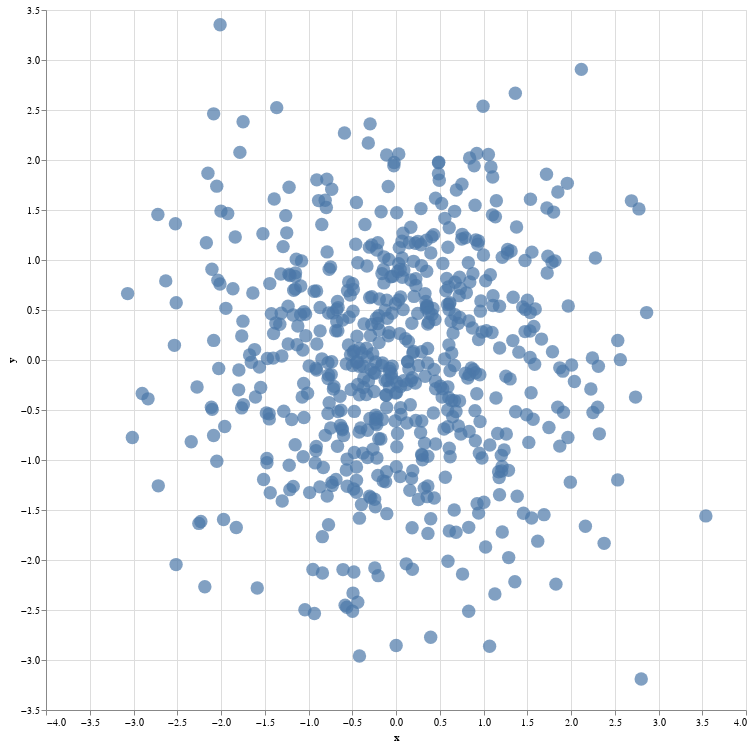

Notebook source saved alongside this figure:
### Code cell
alt.themes.enable('opaque')
base = alt.Chart(dataf).properties(
        width=700,
        height=700
    )

base.mark_circle(size=180).encode(x="x", y="y", tooltip="words")

### Figure 1 — Vega-Lite specification as saved in the notebook (floating-point values rounded to 4 significant figures; data arrays with more than 128 entries replaced by an {"elided": "..."} marker saying what was removed)
{"$schema": "https://vega.github.io/schema/vega-lite/v2.6.0.json", "config": {"background": "white", "view": {"height": 300, "width": 400}}, "data": {"name": "data-4822fe9ac9ee29e488c77c01281a492f"}, "datasets": {"data-4822fe9ac9ee29e488c77c01281a492f": {"elided": "618 records"}}, "encoding": {"tooltip": {"field": "words", "type": "nominal"}, "x": {"field": "x", "type": "quantitative"}, "y": {"field": "y", "type": "quantitative"}}, "height": 700, "mark": {"size": 180, "type": "circle"}, "width": 700}
